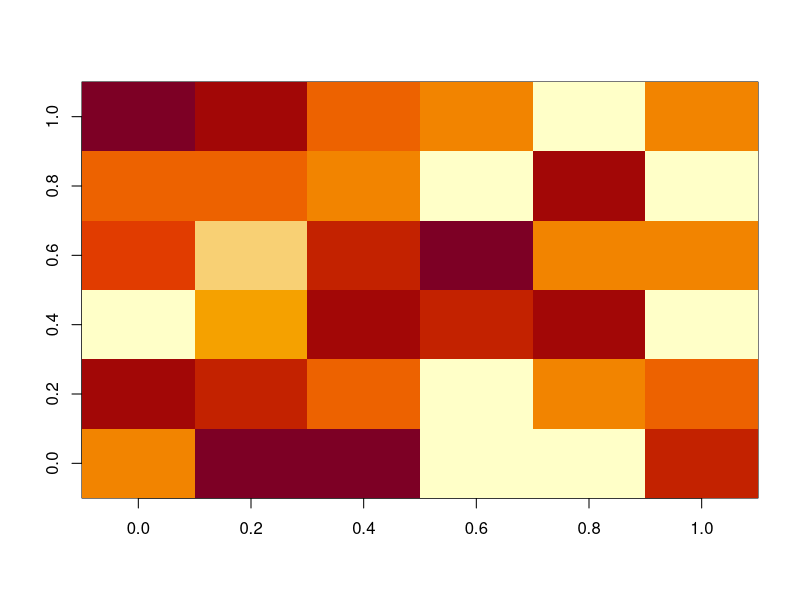
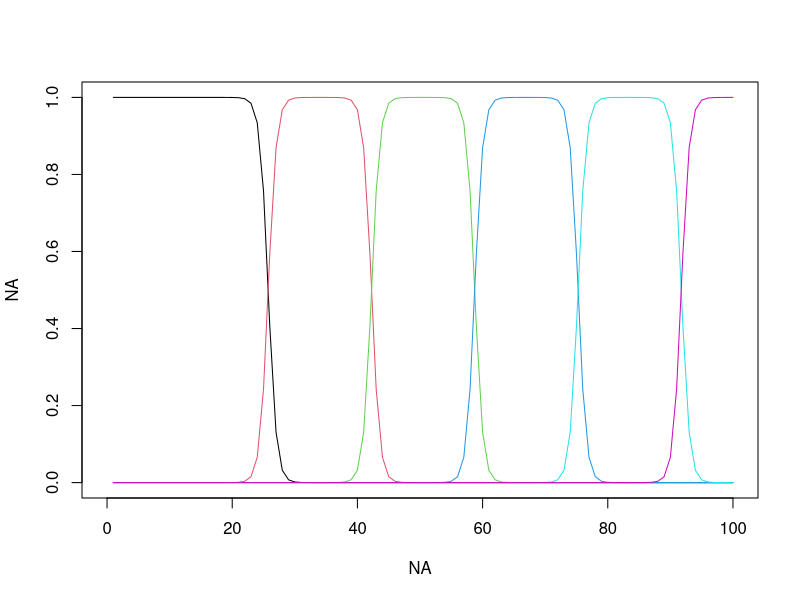
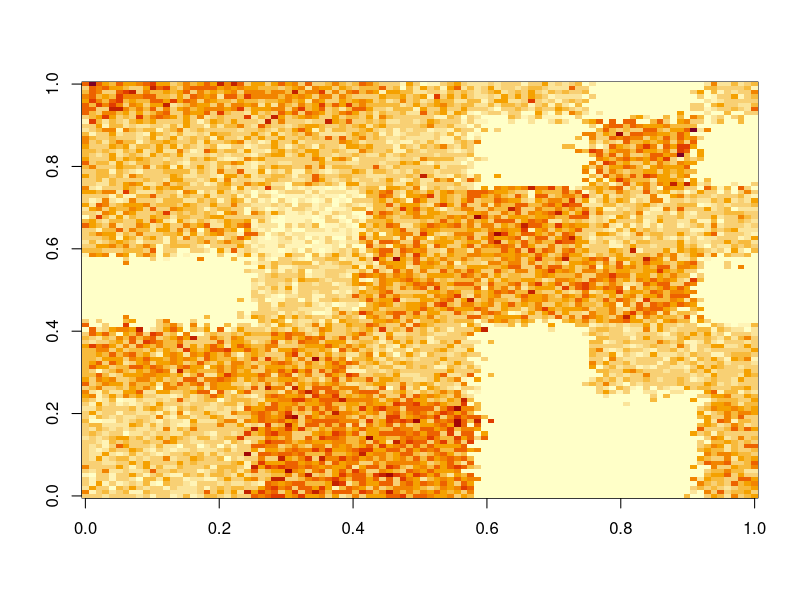

Generate these figures, in order, with R: (Note: this script raises an error after producing the figures.)
rm(list=ls(all=TRUE))
set.seed(1)
library('MCMCpack')

nnodes=100
ngroups=6
lambda=matrix(rgamma(ngroups*ngroups,10,1),ngroups,ngroups)

#introduce some sparseness
ind1=sample(1:ngroups,size=10,replace=T)
ind2=sample(1:ngroups,size=10,replace=T)
for (i in 1:10) lambda[ind1[i],ind2[i]]=0.1
image(lambda)
true.lambda=lambda

#create community membership
pi1=matrix(NA,nnodes,ngroups)
seq1=seq(from=0,to=ngroups,length.out=nnodes)
for (i in 1:ngroups) pi1[,i]=dnorm(seq1,mean=i,sd=0.2)

#normalize to sum to 1
for (i in 1:nnodes) pi1[i,]=pi1[i,]/sum(pi1[i,])
plot(NA,NA,xlim=c(0,nnodes),ylim=c(0,1))
for (i in 1:ngroups) lines(pi1[,i],col=i)
true.pi1=pi1
#------------------------------------------------
z=matrix(NA,nnodes,nnodes)
y=matrix(NA,nnodes,nnodes)
for (i in 1:nnodes){
  print(i)
  for (j in i:nnodes){
    if (i!=j){
      zi=rmultinom(1,size=1,prob=pi1[i,])
      ind.i=apply(zi==1,2,which)
      z[i,j]=ind.i
      
      zj=rmultinom(1,size=1,prob=pi1[j,])
      ind.j=apply(zj==1,2,which)
      z[j,i]=ind.j
      
      lambda1=lambda[ind.i,ind.j]
      y[i,j]=rpois(1,lambda1)
      lambda1=lambda[ind.j,ind.i]
      y[j,i]=rpois(1,lambda1)
    }
    if (i==j){
      zi=rmultinom(1,size=1,prob=pi1[i,])
      ind.i=apply(zi==1,2,which)
      z[i,j]=ind.i
      lambda1=lambda[ind.i,ind.i]
      y[i,j]=rpois(1,lambda1)
    }
  }
}
image(y)
z.true=z

setwd('U:\\independent studies\\MM SBM\\TSBP')
write.csv(y,'fake data.csv',row.names=F)
